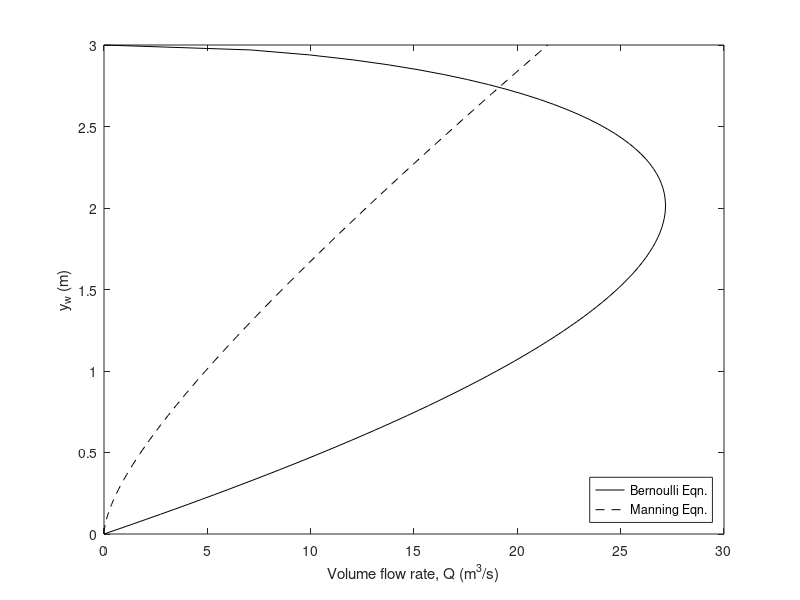

Here is the MATLAB script that generated this plot: (Note: this script raises an error after producing the figure.)
% Example 11.12 Reservoir discharge
function Example11_12
yr = 3.0;
g = 9.81;
b = 1.5;
m = 30;
S0 = 0.001;
n = 0.014;
yw = linspace(0, yr, 100);
Qbernoulli = sqrt(2*g*b^2*(yr-yw).*(2*yw+yw.^2/(b*m)).^2);
plot(Qbernoulli, yw, 'k-')
hold on
axis([0, 30, 0, 3.0])
xlabel('Volume flow rate, Q (m^3/s)')
ylabel('y_w (m)')
A = b*yw.*(2+yw/(b*m));
P = 2*(b+yw*sqrt(1+1/m^2));
Rh = A./P;
Qmanning = A.*(Rh.^0.6666*sqrt(S0))/n;
plot(Qmanning, yw, 'k--');
legend('Bernoulli Eqn.', 'Manning Eqn.', 'Location', 'SouthEast')
ywflow = fzero(@Q2526, [8.5*0.3048, 9.5*0.3048], [], b, m, S0, n, g, yr);
Awflow = b*ywflow*(2+ywflow/(b*m));
Qflow = Awflow*sqrt(2*g*(yr-ywflow));
text(5, 2.7, 'Subcritical Flow')
text(5, 2.5, ['Q = ' num2str(Qflow, 4) ' m^3/s'])
text(5, 2.3, ['y_{w} = ' num2str(ywflow, 4) ' m'] )
plot(Qflow, ywflow, 'ks')
ywcrit = fzero(@Q12, 6, [], b, m, yr);
Awcrit = b*ywcrit*(2+ywcrit/(b*m));
Qcrit = Awcrit*sqrt(2*g*(yr-ywcrit));
text(18, 2.2, 'Critical Flow Point')
text(19, 2.0, ['Q_{c} = ' num2str(Qcrit, 4) ' m^3/s'])
text(19, 1.8, ['y_{wc} = ' num2str(ywcrit, 4) ' m'] )
plot(Qcrit, ywcrit, 'ks')
function A = Q2526(y, b, m, S0, n, g, yr)
A = (b*y*(2+y/(b*m)))*(((b*y*(2+y/(b*m)))...
/(2*(b+y*sqrt(1+1/m^2))))^0.6666*sqrt(S0))/n-...
sqrt(2*g*b^2*(yr-y)*(2*y+y^2/(b*m))^2);
function B = Q12(ywc, b, m, yr)
B = ywc+0.5*b*ywc*(2+ywc/(b*m))/(2*b+2*ywc/m)-yr;